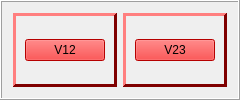
        <widget class="QFrame" name="frame">
         <property name="frameShape">
          <enum>QFrame::Box</enum>
         </property>
         <property name="frameShadow">
          <enum>QFrame::Raised</enum>
         </property>
         <layout class="QHBoxLayout" name="horizontalLayout">
          <item>
           <widget class="QFrame" name="F2">
            <property name="palette">
             <palette>
              <active>
               <colorrole role="WindowText">
                <brush brushstyle="SolidPattern">
                 <color alpha="255">
                  <red>0</red>
                  <green>0</green>
                  <blue>0</blue>
                 </color>
                </brush>
               </colorrole>
               <colorrole role="Button">
                <brush brushstyle="SolidPattern">
                 <color alpha="255">
                  <red>255</red>
                  <green>0</green>
                  <blue>0</blue>
                 </color>
                </brush>
               </colorrole>
               <colorrole role="Light">
                <brush brushstyle="SolidPattern">
                 <color alpha="255">
                  <red>255</red>
                  <green>127</green>
                  <blue>127</blue>
                 </color>
                </brush>
               </colorrole>
               <colorrole role="Midlight">
                <brush brushstyle="SolidPattern">
                 <color alpha="255">
                  <red>255</red>
                  <green>63</green>
                  <blue>63</blue>
                 </color>
                </brush>
               </colorrole>
               <colorrole role="Dark">
                <brush brushstyle="SolidPattern">
                 <color alpha="255">
                  <red>127</red>
                  <green>0</green>
                  <blue>0</blue>
                 </color>
                </brush>
               </colorrole>
               <colorrole role="Mid">
                <brush brushstyle="SolidPattern">
                 <color alpha="255">
                  <red>170</red>
                  <green>0</green>
                  <blue>0</blue>
                 </color>
                </brush>
               </colorrole>
               <colorrole role="Text">
                <brush brushstyle="SolidPattern">
                 <color alpha="255">
                  <red>0</red>
                  <green>0</green>
                  <blue>0</blue>
                 </color>
                </brush>
               </colorrole>
               <colorrole role="BrightText">
                <brush brushstyle="SolidPattern">
                 <color alpha="255">
                  <red>255</red>
                  <green>255</green>
                  <blue>255</blue>
                 </color>
                </brush>
               </colorrole>
               <colorrole role="ButtonText">
                <brush brushstyle="SolidPattern">
                 <color alpha="255">
                  <red>0</red>
                  <green>0</green>
                  <blue>0</blue>
                 </color>
                </brush>
               </colorrole>
               <colorrole role="Base">
                <brush brushstyle="SolidPattern">
                 <color alpha="255">
                  <red>255</red>
                  <green>255</green>
                  <blue>255</blue>
                 </color>
                </brush>
               </colorrole>
               <colorrole role="Window">
                <brush brushstyle="SolidPattern">
                 <color alpha="255">
                  <red>255</red>
                  <green>0</green>
                  <blue>0</blue>
                 </color>
                </brush>
               </colorrole>
               <colorrole role="Shadow">
                <brush brushstyle="SolidPattern">
                 <color alpha="255">
                  <red>0</red>
                  <green>0</green>
                  <blue>0</blue>
                 </color>
                </brush>
               </colorrole>
               <colorrole role="AlternateBase">
                <brush brushstyle="SolidPattern">
                 <color alpha="255">
                  <red>255</red>
                  <green>127</green>
                  <blue>127</blue>
                 </color>
                </brush>
               </colorrole>
               <colorrole role="ToolTipBase">
                <brush brushstyle="SolidPattern">
                 <color alpha="255">
                  <red>255</red>
                  <green>255</green>
                  <blue>220</blue>
                 </color>
                </brush>
               </colorrole>
               <colorrole role="ToolTipText">
                <brush brushstyle="SolidPattern">
                 <color alpha="255">
                  <red>0</red>
                  <green>0</green>
                  <blue>0</blue>
                 </color>
                </brush>
               </colorrole>
              </active>
              <inactive>
               <colorrole role="WindowText">
                <brush brushstyle="SolidPattern">
                 <color alpha="255">
                  <red>0</red>
                  <green>0</green>
                  <blue>0</blue>
                 </color>
                </brush>
               </colorrole>
               <colorrole role="Button">
                <brush brushstyle="SolidPattern">
                 <color alpha="255">
                  <red>255</red>
                  <green>0</green>
                  <blue>0</blue>
                 </color>
                </brush>
               </colorrole>
               <colorrole role="Light">
                <brush brushstyle="SolidPattern">
                 <color alpha="255">
                  <red>255</red>
                  <green>127</green>
                  <blue>127</blue>
                 </color>
                </brush>
               </colorrole>
               <colorrole role="Midlight">
                <brush brushstyle="SolidPattern">
                 <color alpha="255">
                  <red>255</red>
                  <green>63</green>
                  <blue>63</blue>
                 </color>
                </brush>
               </colorrole>
               <colorrole role="Dark">
                <brush brushstyle="SolidPattern">
                 <color alpha="255">
                  <red>127</red>
                  <green>0</green>
                  <blue>0</blue>
                 </color>
                </brush>
               </colorrole>
               <colorrole role="Mid">
                <brush brushstyle="SolidPattern">
                 <color alpha="255">
                  <red>170</red>
                  <green>0</green>
                  <blue>0</blue>
                 </color>
                </brush>
               </colorrole>
               <colorrole role="Text">
                <brush brushstyle="SolidPattern">
                 <color alpha="255">
                  <red>0</red>
                  <green>0</green>
                  <blue>0</blue>
                 </color>
                </brush>
               </colorrole>
               <colorrole role="BrightText">
                <brush brushstyle="SolidPattern">
                 <color alpha="255">
                  <red>255</red>
                  <green>255</green>
                  <blue>255</blue>
                 </color>
                </brush>
               </colorrole>
               <colorrole role="ButtonText">
                <brush brushstyle="SolidPattern">
                 <color alpha="255">
                  <red>0</red>
                  <green>0</green>
                  <blue>0</blue>
                 </color>
                </brush>
               </colorrole>
               <colorrole role="Base">
                <brush brushstyle="SolidPattern">
                 <color alpha="255">
                  <red>255</red>
                  <green>255</green>
                  <blue>255</blue>
                 </color>
                </brush>
               </colorrole>
               <colorrole role="Window">
                <brush brushstyle="SolidPattern">
                 <color alpha="255">
                  <red>255</red>
                  <green>0</green>
                  <blue>0</blue>
                 </color>
                </brush>
               </colorrole>
               <colorrole role="Shadow">
                <brush brushstyle="SolidPattern">
                 <color alpha="255">
                  <red>0</red>
                  <green>0</green>
                  <blue>0</blue>
                 </color>
                </brush>
               </colorrole>
               <colorrole role="AlternateBase">
                <brush brushstyle="SolidPattern">
                 <color alpha="255">
                  <red>255</red>
                  <green>127</green>
                  <blue>127</blue>
                 </color>
                </brush>
               </colorrole>
               <colorrole role="ToolTipBase">
                <brush brushstyle="SolidPattern">
                 <color alpha="255">
                  <red>255</red>
                  <green>255</green>
                  <blue>220</blue>
                 </color>
                </brush>
               </colorrole>
               <colorrole role="ToolTipText">
                <brush brushstyle="SolidPattern">
                 <color alpha="255">
                  <red>0</red>
                  <green>0</green>
                  <blue>0</blue>
                 </color>
                </brush>
               </colorrole>
              </inactive>
              <disabled>
               <colorrole role="WindowText">
                <brush brushstyle="SolidPattern">
                 <color alpha="255">
                  <red>127</red>
                  <green>0</green>
                  <blue>0</blue>
                 </color>
                </brush>
               </colorrole>
               <colorrole role="Button">
                <brush brushstyle="SolidPattern">
                 <color alpha="255">
                  <red>255</red>
                  <green>0</green>
                  <blue>0</blue>
                 </color>
                </brush>
               </colorrole>
               <colorrole role="Light">
                <brush brushstyle="SolidPattern">
                 <color alpha="255">
                  <red>255</red>
                  <green>127</green>
                  <blue>127</blue>
                 </color>
                </brush>
               </colorrole>
               <colorrole role="Midlight">
                <brush brushstyle="SolidPattern">
                 <color alpha="255">
                  <red>255</red>
                  <green>63</green>
                  <blue>63</blue>
                 </color>
                </brush>
               </colorrole>
               <colorrole role="Dark">
                <brush brushstyle="SolidPattern">
                 <color alpha="255">
                  <red>127</red>
                  <green>0</green>
                  <blue>0</blue>
                 </color>
                </brush>
               </colorrole>
               <colorrole role="Mid">
                <brush brushstyle="SolidPattern">
                 <color alpha="255">
                  <red>170</red>
                  <green>0</green>
                  <blue>0</blue>
                 </color>
                </brush>
               </colorrole>
               <colorrole role="Text">
                <brush brushstyle="SolidPattern">
                 <color alpha="255">
                  <red>127</red>
                  <green>0</green>
                  <blue>0</blue>
                 </color>
                </brush>
               </colorrole>
               <colorrole role="BrightText">
                <brush brushstyle="SolidPattern">
                 <color alpha="255">
                  <red>255</red>
                  <green>255</green>
                  <blue>255</blue>
                 </color>
                </brush>
               </colorrole>
               <colorrole role="ButtonText">
                <brush brushstyle="SolidPattern">
                 <color alpha="255">
                  <red>127</red>
                  <green>0</green>
                  <blue>0</blue>
                 </color>
                </brush>
               </colorrole>
               <colorrole role="Base">
                <brush brushstyle="SolidPattern">
                 <color alpha="255">
                  <red>255</red>
                  <green>0</green>
                  <blue>0</blue>
                 </color>
                </brush>
               </colorrole>
               <colorrole role="Window">
                <brush brushstyle="SolidPattern">
                 <color alpha="255">
                  <red>255</red>
                  <green>0</green>
                  <blue>0</blue>
                 </color>
                </brush>
               </colorrole>
               <colorrole role="Shadow">
                <brush brushstyle="SolidPattern">
                 <color alpha="255">
                  <red>0</red>
                  <green>0</green>
                  <blue>0</blue>
                 </color>
                </brush>
               </colorrole>
               <colorrole role="AlternateBase">
                <brush brushstyle="SolidPattern">
                 <color alpha="255">
                  <red>255</red>
                  <green>0</green>
                  <blue>0</blue>
                 </color>
                </brush>
               </colorrole>
               <colorrole role="ToolTipBase">
                <brush brushstyle="SolidPattern">
                 <color alpha="255">
                  <red>255</red>
                  <green>255</green>
                  <blue>220</blue>
                 </color>
                </brush>
               </colorrole>
               <colorrole role="ToolTipText">
                <brush brushstyle="SolidPattern">
                 <color alpha="255">
                  <red>0</red>
                  <green>0</green>
                  <blue>0</blue>
                 </color>
                </brush>
               </colorrole>
              </disabled>
             </palette>
            </property>
            <property name="frameShape">
             <enum>QFrame::Panel</enum>
            </property>
            <property name="frameShadow">
             <enum>QFrame::Raised</enum>
            </property>
            <property name="lineWidth">
             <number>3</number>
            </property>
            <layout class="QGridLayout" name="gridLayout_4">
             <item row="0" column="0">
              <widget class="QPushButton" name="V12">
               <property name="text">
                <string>V12</string>
               </property>
              </widget>
             </item>
            </layout>
           </widget>
          </item>
          <item>
           <widget class="QFrame" name="F1">
            <property name="palette">
             <palette>
              <active>
               <colorrole role="WindowText">
                <brush brushstyle="SolidPattern">
                 <color alpha="255">
                  <red>0</red>
                  <green>0</green>
                  <blue>0</blue>
                 </color>
                </brush>
               </colorrole>
               <colorrole role="Button">
                <brush brushstyle="SolidPattern">
                 <color alpha="255">
                  <red>255</red>
                  <green>0</green>
                  <blue>0</blue>
                 </color>
                </brush>
               </colorrole>
               <colorrole role="Light">
                <brush brushstyle="SolidPattern">
                 <color alpha="255">
                  <red>255</red>
                  <green>127</green>
                  <blue>127</blue>
                 </color>
                </brush>
               </colorrole>
               <colorrole role="Midlight">
                <brush brushstyle="SolidPattern">
                 <color alpha="255">
                  <red>255</red>
                  <green>63</green>
                  <blue>63</blue>
                 </color>
                </brush>
               </colorrole>
               <colorrole role="Dark">
                <brush brushstyle="SolidPattern">
                 <color alpha="255">
                  <red>127</red>
                  <green>0</green>
                  <blue>0</blue>
                 </color>
                </brush>
               </colorrole>
               <colorrole role="Mid">
                <brush brushstyle="SolidPattern">
                 <color alpha="255">
                  <red>170</red>
                  <green>0</green>
                  <blue>0</blue>
                 </color>
                </brush>
               </colorrole>
               <colorrole role="Text">
                <brush brushstyle="SolidPattern">
                 <color alpha="255">
                  <red>0</red>
                  <green>0</green>
                  <blue>0</blue>
                 </color>
                </brush>
               </colorrole>
               <colorrole role="BrightText">
                <brush brushstyle="SolidPattern">
                 <color alpha="255">
                  <red>255</red>
                  <green>255</green>
                  <blue>255</blue>
                 </color>
                </brush>
               </colorrole>
               <colorrole role="ButtonText">
                <brush brushstyle="SolidPattern">
                 <color alpha="255">
                  <red>0</red>
                  <green>0</green>
                  <blue>0</blue>
                 </color>
                </brush>
               </colorrole>
               <colorrole role="Base">
                <brush brushstyle="SolidPattern">
                 <color alpha="255">
                  <red>255</red>
                  <green>255</green>
                  <blue>255</blue>
                 </color>
                </brush>
               </colorrole>
               <colorrole role="Window">
                <brush brushstyle="SolidPattern">
                 <color alpha="255">
                  <red>255</red>
                  <green>0</green>
                  <blue>0</blue>
                 </color>
                </brush>
               </colorrole>
               <colorrole role="Shadow">
                <brush brushstyle="SolidPattern">
                 <color alpha="255">
                  <red>0</red>
                  <green>0</green>
                  <blue>0</blue>
                 </color>
                </brush>
               </colorrole>
               <colorrole role="AlternateBase">
                <brush brushstyle="SolidPattern">
                 <color alpha="255">
                  <red>255</red>
                  <green>127</green>
                  <blue>127</blue>
                 </color>
                </brush>
               </colorrole>
               <colorrole role="ToolTipBase">
                <brush brushstyle="SolidPattern">
                 <color alpha="255">
                  <red>255</red>
                  <green>255</green>
                  <blue>220</blue>
                 </color>
                </brush>
               </colorrole>
               <colorrole role="ToolTipText">
                <brush brushstyle="SolidPattern">
                 <color alpha="255">
                  <red>0</red>
                  <green>0</green>
                  <blue>0</blue>
                 </color>
                </brush>
               </colorrole>
              </active>
              <inactive>
               <colorrole role="WindowText">
                <brush brushstyle="SolidPattern">
                 <color alpha="255">
                  <red>0</red>
                  <green>0</green>
                  <blue>0</blue>
                 </color>
                </brush>
               </colorrole>
               <colorrole role="Button">
                <brush brushstyle="SolidPattern">
                 <color alpha="255">
                  <red>255</red>
                  <green>0</green>
                  <blue>0</blue>
                 </color>
                </brush>
               </colorrole>
               <colorrole role="Light">
                <brush brushstyle="SolidPattern">
                 <color alpha="255">
                  <red>255</red>
                  <green>127</green>
                  <blue>127</blue>
                 </color>
                </brush>
               </colorrole>
               <colorrole role="Midlight">
                <brush brushstyle="SolidPattern">
                 <color alpha="255">
                  <red>255</red>
                  <green>63</green>
                  <blue>63</blue>
                 </color>
                </brush>
               </colorrole>
               <colorrole role="Dark">
                <brush brushstyle="SolidPattern">
                 <color alpha="255">
                  <red>127</red>
                  <green>0</green>
                  <blue>0</blue>
                 </color>
                </brush>
               </colorrole>
               <colorrole role="Mid">
                <brush brushstyle="SolidPattern">
                 <color alpha="255">
                  <red>170</red>
                  <green>0</green>
                  <blue>0</blue>
                 </color>
                </brush>
               </colorrole>
               <colorrole role="Text">
                <brush brushstyle="SolidPattern">
                 <color alpha="255">
                  <red>0</red>
                  <green>0</green>
                  <blue>0</blue>
                 </color>
                </brush>
               </colorrole>
               <colorrole role="BrightText">
                <brush brushstyle="SolidPattern">
                 <color alpha="255">
                  <red>255</red>
                  <green>255</green>
                  <blue>255</blue>
                 </color>
                </brush>
               </colorrole>
               <colorrole role="ButtonText">
                <brush brushstyle="SolidPattern">
                 <color alpha="255">
                  <red>0</red>
                  <green>0</green>
                  <blue>0</blue>
                 </color>
                </brush>
               </colorrole>
               <colorrole role="Base">
                <brush brushstyle="SolidPattern">
                 <color alpha="255">
                  <red>255</red>
                  <green>255</green>
                  <blue>255</blue>
                 </color>
                </brush>
               </colorrole>
               <colorrole role="Window">
                <brush brushstyle="SolidPattern">
                 <color alpha="255">
                  <red>255</red>
                  <green>0</green>
                  <blue>0</blue>
                 </color>
                </brush>
               </colorrole>
               <colorrole role="Shadow">
                <brush brushstyle="SolidPattern">
                 <color alpha="255">
                  <red>0</red>
                  <green>0</green>
                  <blue>0</blue>
                 </color>
                </brush>
               </colorrole>
               <colorrole role="AlternateBase">
                <brush brushstyle="SolidPattern">
                 <color alpha="255">
                  <red>255</red>
                  <green>127</green>
                  <blue>127</blue>
                 </color>
                </brush>
               </colorrole>
               <colorrole role="ToolTipBase">
                <brush brushstyle="SolidPattern">
                 <color alpha="255">
                  <red>255</red>
                  <green>255</green>
                  <blue>220</blue>
                 </color>
                </brush>
               </colorrole>
               <colorrole role="ToolTipText">
                <brush brushstyle="SolidPattern">
                 <color alpha="255">
                  <red>0</red>
                  <green>0</green>
                  <blue>0</blue>
                 </color>
                </brush>
               </colorrole>
              </inactive>
              <disabled>
               <colorrole role="WindowText">
                <brush brushstyle="SolidPattern">
                 <color alpha="255">
                  <red>127</red>
                  <green>0</green>
                  <blue>0</blue>
                 </color>
                </brush>
               </colorrole>
               <colorrole role="Button">
                <brush brushstyle="SolidPattern">
                 <color alpha="255">
                  <red>255</red>
                  <green>0</green>
                  <blue>0</blue>
                 </color>
                </brush>
               </colorrole>
               <colorrole role="Light">
                <brush brushstyle="SolidPattern">
                 <color alpha="255">
                  <red>255</red>
                  <green>127</green>
                  <blue>127</blue>
                 </color>
                </brush>
               </colorrole>
               <colorrole role="Midlight">
                <brush brushstyle="SolidPattern">
                 <color alpha="255">
                  <red>255</red>
                  <green>63</green>
                  <blue>63</blue>
                 </color>
                </brush>
               </colorrole>
               <colorrole role="Dark">
                <brush brushstyle="SolidPattern">
                 <color alpha="255">
                  <red>127</red>
                  <green>0</green>
                  <blue>0</blue>
                 </color>
                </brush>
               </colorrole>
               <colorrole role="Mid">
                <brush brushstyle="SolidPattern">
                 <color alpha="255">
                  <red>170</red>
                  <green>0</green>
                  <blue>0</blue>
                 </color>
                </brush>
               </colorrole>
               <colorrole role="Text">
                <brush brushstyle="SolidPattern">
                 <color alpha="255">
                  <red>127</red>
                  <green>0</green>
                  <blue>0</blue>
                 </color>
                </brush>
               </colorrole>
               <colorrole role="BrightText">
                <brush brushstyle="SolidPattern">
                 <color alpha="255">
                  <red>255</red>
                  <green>255</green>
                  <blue>255</blue>
                 </color>
                </brush>
               </colorrole>
               <colorrole role="ButtonText">
                <brush brushstyle="SolidPattern">
                 <color alpha="255">
                  <red>127</red>
                  <green>0</green>
                  <blue>0</blue>
                 </color>
                </brush>
               </colorrole>
               <colorrole role="Base">
                <brush brushstyle="SolidPattern">
                 <color alpha="255">
                  <red>255</red>
                  <green>0</green>
                  <blue>0</blue>
                 </color>
                </brush>
               </colorrole>
               <colorrole role="Window">
                <brush brushstyle="SolidPattern">
                 <color alpha="255">
                  <red>255</red>
                  <green>0</green>
                  <blue>0</blue>
                 </color>
                </brush>
               </colorrole>
               <colorrole role="Shadow">
                <brush brushstyle="SolidPattern">
                 <color alpha="255">
                  <red>0</red>
                  <green>0</green>
                  <blue>0</blue>
                 </color>
                </brush>
               </colorrole>
               <colorrole role="AlternateBase">
                <brush brushstyle="SolidPattern">
                 <color alpha="255">
                  <red>255</red>
                  <green>0</green>
                  <blue>0</blue>
                 </color>
                </brush>
               </colorrole>
               <colorrole role="ToolTipBase">
                <brush brushstyle="SolidPattern">
                 <color alpha="255">
                  <red>255</red>
                  <green>255</green>
                  <blue>220</blue>
                 </color>
                </brush>
               </colorrole>
               <colorrole role="ToolTipText">
                <brush brushstyle="SolidPattern">
                 <color alpha="255">
                  <red>0</red>
                  <green>0</green>
                  <blue>0</blue>
                 </color>
                </brush>
               </colorrole>
              </disabled>
             </palette>
            </property>
            <property name="frameShape">
             <enum>QFrame::Panel</enum>
            </property>
            <property name="frameShadow">
             <enum>QFrame::Raised</enum>
            </property>
            <property name="lineWidth">
             <number>3</number>
            </property>
            <layout class="QGridLayout" name="gridLayout_5">
             <item row="0" column="0">
              <widget class="QPushButton" name="V23">
               <property name="text">
                <string>V23</string>
               </property>
              </widget>
             </item>
            </layout>
           </widget>
          </item>
         </layout>
        </widget>
